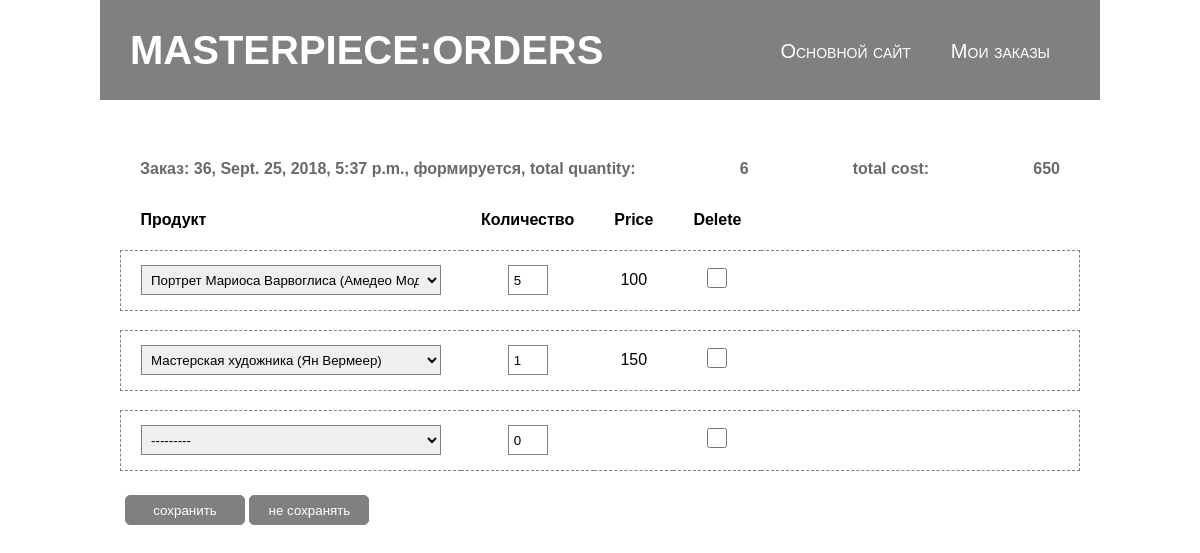
The page /order/update/36 on the database its author committed.
### orderapp/models.py (models this page shows, shortened)
class Order(models.Model):
    FORMING = 'FM'
    SENT_TO_PROCEED = 'STP'
    PROCEEDED = 'PRD'
    PAID = 'PD'
    READY = 'RDY'
    CANCELED = 'CNC'
    ORDER_STATUS_CHOICES = (
        (FORMING, 'формируется'),
        (SENT_TO_PROCEED, ''),
        (PROCEEDED, 'обрабатывается'),
        (PAID, 'оплачено'),
        (READY, 'готов'),
        (CANCELED, 'отменено')
    )
    user = models.ForeignKey(settings.AUTH_USER_MODEL, on_delete=models.CASCADE)
    created = models.DateTimeField(verbose_name='создан', auto_now_add=True)
    updated = models.DateTimeField(verbose_name='обновлен', auto_now=True)
    status = models.CharField(verbose_name='статус', max_length=3, choices=ORDER_STATUS_CHOICES, default=FORMING)
    is_active = models.BooleanField(verbose_name='активен', default=True)
    class Meta:
        ordering =('-created',)
        verbose_name = 'заказ'
        verbose_name_plural = 'заказы'
    def __str__(self):
        return f'Заказ: {self.id}'
    @cached_property
    def get_items_cached(self):
        items = self.orderitems.select_related()
        return items
    def get_total_quantity(self):
        items = self.get_items_cached
        return sum(list(map(lambda x: x.quantity, items)))
    def get_total_cost(self):
        items = self.get_items_cached
        return sum(list(map(lambda x: x.get_item_cost(), items)))

class OrderItem(models.Model):
    order = models.ForeignKey(Order, related_name='orderitems', on_delete=models.CASCADE)
    item = models.ForeignKey(Item, verbose_name='продукт', on_delete=models.CASCADE)
    quantity = models.PositiveIntegerField(verbose_name='количество', default=0)
    objects = OrderItemsQuerySet.as_manager()
    def get_item_cost(self):
        return self.item.price * self.quantity

### mainapp/models.py (models this page shows)
class Item(models.Model):
    name = models.CharField(max_length=256)
    author = models.ForeignKey(Author, null=True, on_delete=models.SET_NULL)
    category = models.ForeignKey(Category, null=True, on_delete=models.SET_NULL)
    img = models.ImageField(upload_to='media', blank = True)
    short_desc = models.CharField(max_length=256, null=True)
    detailed_desc = models.TextField(blank=True)
    years = models.CharField(max_length=32, null=True)
    tech = models.CharField(max_length=64, null=True)
    width = models.SmallIntegerField(null=True)
    height = models.SmallIntegerField(null=True)
    price = models.DecimalField(max_digits=7, decimal_places=0, default=0)
    quantity = models.PositiveIntegerField(default=0)
    is_active = models.BooleanField(default=True)
    discount = models.PositiveSmallIntegerField(default=0)
    def __str__(self):
        return f'{self.name} ({self.author})'

### orderapp/views.py (the view, shortened to what this page needs)
# urls.py: path('update/<int:pk>', ordersappv.OrderItemsUpdate.as_view(), name='order_update'),
class OrderItemsUpdate(UpdateView):
    model = Order
    fields = []
    success_url = reverse_lazy('orderapp:order_list')
    def get_context_data(self, **kwargs):
        data = super(OrderItemsUpdate, self).get_context_data(**kwargs)
        OrderFormSet = inlineformset_factory(Order, OrderItem, form=OrderItemForm, extra=1)
        if self.request.POST:
            print(self.object)
            data['orderitems'] = OrderFormSet(self.request.POST, instance=self.object)
        else:
            formset = OrderFormSet(instance=self.object)
            for form in formset:
                if form.instance.pk:
                    form.initial['price'] = form.instance.item.price
            data['orderitems'] = formset
        data['app'] = ':orders'
        return data

### mainapp/models.py (called while the page is built)
    def __str__(self):
        return f'{self.name}'

### orderapp/templates/orderapp/order_form.html (shortened to what this page needs)
{% extends 'orderapp/base.html' %}
{% load static %}
{% block content %}
<div class="content">
    <div class="captions">
    {% if object %}
        {{object}}, {{object.created}}, {{object.get_status_display}},
        total quantity: <span class="order_total_quantity"> {{object.get_total_quantity}}</span>
        total cost:  <span class="order_total_cost"> {{object.get_total_cost}}</span>
    {% else %}
        Создание заказа
        total quantity: <span class="order_total_quantity"> {{object.get_total_quantity}}</span>
        total cost:  <span class="order_total_cost"> {{object.get_total_cost}}</span>
    {% endif %}
    </div>
    <form class="order_form" action="" method="post">
        <table class="orders_table">
            {% for form in orderitems.forms %}
            {% if forloop.first %}
            <tr>
                {% for field in form.visible_fields %}
                    <th>{{field.label}}</th>
                {% endfor %}
                <th class="spacer"></th>
            </tr>
            {% endif %}
            <tr>
                {% for field in form.visible_fields %}
                <td>
                    {% if field.name != 'price' %}
                        {{field}}
                    {% else %}
                        {% if field.value %}
                            <span class="itemprice_{{forloop.parentloop.counter0}}">{{field.value}}</span>
                        {% endif %}
                    {% endif %}
                </td>
                {% endfor %}
                <td class="spacer"></td>
            </tr>
            <tr class="empty_row"></tr>
            {% endfor %}
        </table>
        <div class="actions">
            <button type="submit" value="сохранить">сохранить</button>
            <a href="{% url 'orders:order_list' %}"><button type="button">не сохранять</button></a>
        </div>
    </form>
</div>
{% endblock %}

### static/css/styles_orders.css (style rules this page uses)
* { margin: 0; padding: 0; font-family: sans-serif; }
.content { padding: 20px; }
.actions { padding: 5px; }
button { width: 120px; height: 30px; padding: 5px; line-height: 20px; border-radius: 5px; border: 1px solid gray; background-color: gray; color: white; cursor: pointer; }
.spacer { width: 300px; }
.orders_table { width: 100%; border-collapse: collapse; text-align: center; }
.orders_table tr { height: 60px; }
.orders_table td { padding: 10px 20px; border-top: 1px dashed gray; border-bottom: 1px dashed gray; }
.orders_table th { padding: 10px 20px; }
.orders_table th:first-child { text-align: left; }
.orders_table td:first-child { text-align: left; border-left: 1px dashed gray; }
.orders_table td:last-child { border-right: 1px dashed gray; }
.orders_table .empty_row { height: 20px; }
.orders_table select { height: 30px; width: 300px; padding: 5px; border: 1px solid gray; box-sizing:border-box; }
.orders_table input[type="number"] { height: 30px; width: 40px; padding: 5px; border: 1px solid gray; box-sizing:border-box; }
.orders_table input[type="checkbox"] { height: 20px; width: 20px; border: 1px solid gray; }
.captions { padding: 0 20px; margin-top: 40px; height: 30px; display: flex; justify-content: space-between; font-weight: 700; color: dimgray; }

### rows shown on the page
Order: id "Заказ: 36", created "Sept. 25, 2018, 5:37 p.m.", status "формируется", get_total_quantity "6", get_total_cost "650"
Item: value "100"
Item: value "150"

### other values the page prints
{{ app }} ":ORDERS"
{{ field.label }} "Продукт" "Количество" "Price" "Delete"
